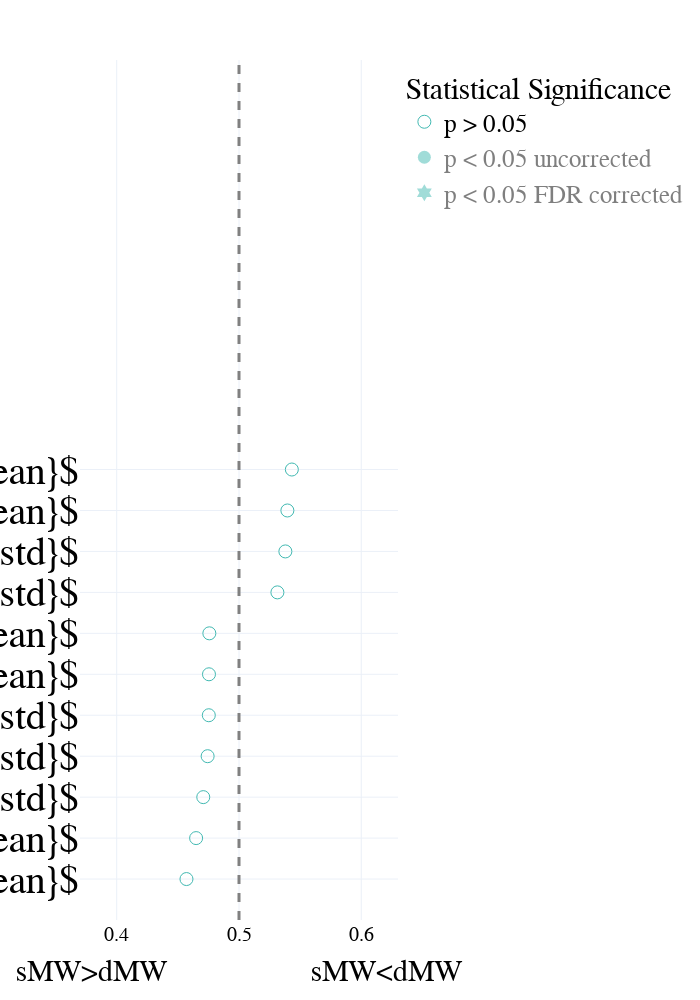

The notebook cell saved with this chart:
### Code cell
segment_mw_roc = pd.read_csv('Data/univariate_roc_mw_segment.csv')

segment_mw_roc = segment_mw_roc.sort_values(by = 'AUC', ascending = False).head(10).append(segment_mw_roc.sort_values(by = 'AUC', ascending = False).tail(10))

fig = px.scatter(segment_mw_roc.sort_values(by = 'AUC'),x = 'AUC', y = 'markers', template = "plotly_white", symbol = 'significant', 
                 symbol_sequence = ['circle-open','circle','hexagram' ],
#                  color = 'significant',
                 color_discrete_sequence = [lblue, green,orange, pink], 
                 
                 category_orders = {'significant': ['p > 0.05','p < 0.05 uncorrected', 'p < 0.05 FDR corrected']},
                 labels = {'AUC': 'sMW>dMW                  sMW<dMW', 'significant': 'Statistical Significance', 'markers':''}
                )
fig.add_vline(x=0.5, line_width=3, line_dash="dash", line_color="grey")
fig.update_traces(marker=dict(size = 13))

fig.update_layout(
    width=700,
    height=1000,
#     autosize = True, 
    template = 'plotly_white',
        font=dict(
        family="Times new roman, monospace",
        size=25,
        color="black"
    ),
    xaxis = dict(
            visible=True,
            range = [0.37,0.63], 
            tickfont = {"size": 20},
        ),
        yaxis = dict(
        tickfont = {"size": 40},
        automargin = False,
    autorange = False,
    range = [-1,len(segment_mw_roc)],
    dtick = 1
        ),
    showlegend=True, 

)

fig.show()
pio.write_json(fig, 'Figs/univariate_roc_mw_segment.plotly')
# fig.write_image('Figs/univariate_roc_mw_segment.png')
fig.write_image("Figs//univariate_roc_mw_segment.pdf")

### Figure 1 — Plotly figure (JSON) as saved in the notebook; plotly's stock layout.template omitted (floating-point values rounded to 4 significant figures)
{"data": [{"hovertemplate": "Statistical Significance=p > 0.05<br>sMW>dMW                  sMW<dMW=%{x}<br>=%{y}<extra></extra>", "legendgroup": "p > 0.05", "marker": {"color": "#42B9B2", "size": 13, "symbol": "circle-open"}, "mode": "markers", "name": "p > 0.05", "orientation": "h", "showlegend": true, "type": "scatter", "x": [0.457, 0.4649, 0.4708, 0.4743, 0.4753, 0.4755, 0.4758, 0.5314, 0.5379, 0.5396, 0.5432], "xaxis": "x", "y": ["$P3a_{mean}$", "$wSMI\\gamma_{mean}$", "$|\\theta|_{std}$", "$wSMI\\gamma_{std}$", "$PE\\theta_{std}$", "$|\\gamma|_{mean}$", "$SEF95_{mean}$", "$\\beta_{std}$", "$P1_{std}$", "$\\theta_{mean}$", "$MSF_{mean}$"], "yaxis": "y"}, {"hovertemplate": "Statistical Significance=p < 0.05 uncorrected<br>sMW>dMW                  sMW<dMW=%{x}<br>=%{y}<extra></extra>", "legendgroup": "p < 0.05 uncorrected", "marker": {"color": "#42B9B2", "size": 13, "symbol": "circle"}, "mode": "markers", "name": "p < 0.05 uncorrected", "orientation": "h", "showlegend": true, "type": "scatter", "visible": "legendonly", "x": [0.431, 0.4417, 0.5513, 0.5576], "xaxis": "x", "y": ["$PE\\beta_{mean}$", "$PE\\gamma_{mean}$", "$\\alpha_{std}$", "$|\\alpha|_{std}$"], "yaxis": "y"}, {"hovertemplate": "Statistical Significance=p < 0.05 FDR corrected<br>sMW>dMW                  sMW<dMW=%{x}<br>=%{y}<extra></extra>", "legendgroup": "p < 0.05 FDR corrected", "marker": {"color": "#42B9B2", "size": 13, "symbol": "hexagram"}, "mode": "markers", "name": "p < 0.05 FDR corrected", "orientation": "h", "showlegend": true, "type": "scatter", "visible": "legendonly", "x": [0.4113, 0.5759, 0.5925, 0.598, 0.6251], "xaxis": "x", "y": ["$|\\delta|_{mean}$", "$\\beta_{mean}$", "$|\\alpha|_{mean}$", "$\\alpha_{mean}$", "$PE\\theta_{mean}$"], "yaxis": "y"}], "layout": {"font": {"color": "black", "family": "Times new roman, monospace", "size": 25}, "height": 1000, "legend": {"title": {"text": "Statistical Significance"}, "tracegroupgap": 0}, "margin": {"t": 60}, "shapes": [{"line": {"color": "grey", "dash": "dash", "width": 3}, "type": "line", "x0": 0.5, "x1": 0.5, "xref": "x", "y0": 0, "y1": 1, "yref": "y domain"}], "showlegend": true, "width": 700, "xaxis": {"anchor": "y", "domain": [0, 1], "range": [0.37, 0.63], "tickfont": {"size": 20}, "title": {"text": "sMW>dMW                  sMW<dMW"}, "type": "linear", "visible": true}, "yaxis": {"anchor": "x", "automargin": false, "autorange": false, "domain": [0, 1], "dtick": 1, "range": [-1, 20], "tickfont": {"size": 40}, "title": {"text": ""}, "type": "category"}}}
